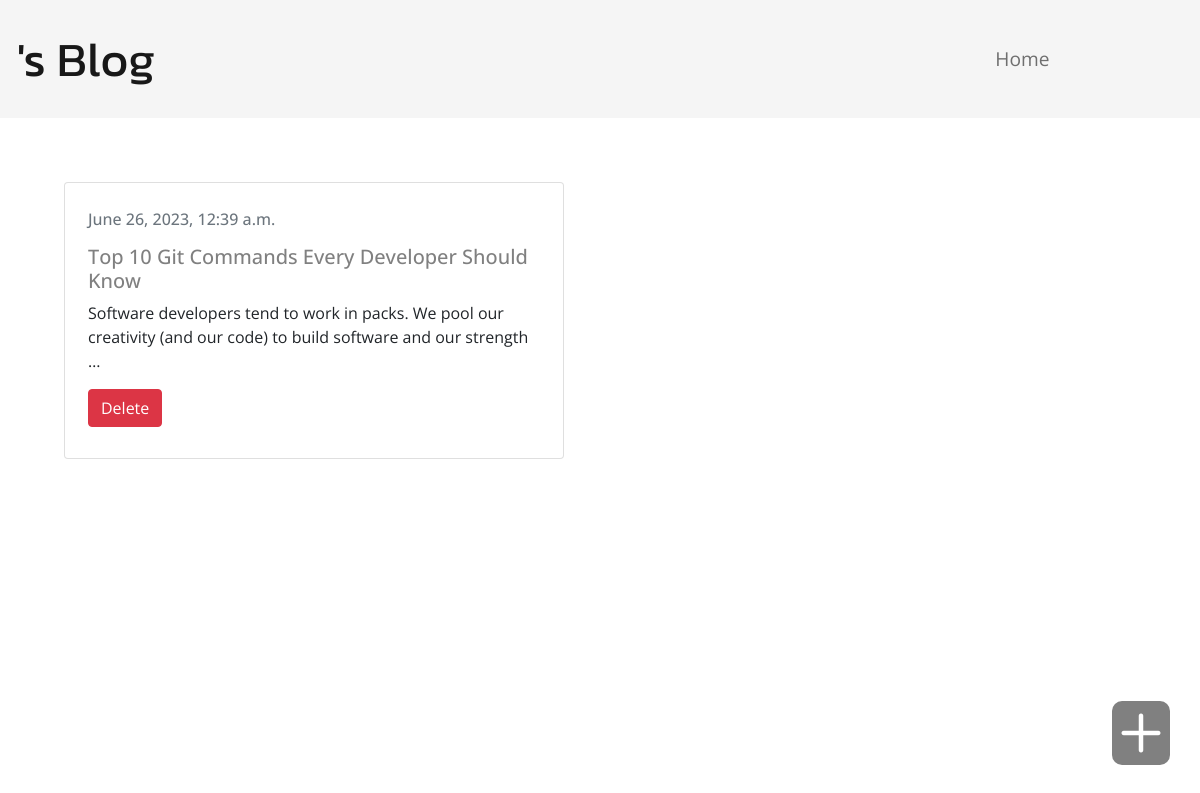
Screenshot of /myblog/2 with the database file from the repository.
### blogs/models.py (models this page shows)
class Post(models.Model):
    title = models.CharField(max_length=100)
    body = models.TextField(max_length=1000000)
    datetime = models.DateTimeField(default=datetime.now, blank=True)
    user = models.TextField(max_length=100000)

### blogs/views.py (the view)
# urls.py: path('myblog/<str:user_id>',views.myblog,name="myblog"),
def myblog(request,user_id):
    user = User.objects.get(id=user_id)
    print(user.username)
    posts = Post.objects.filter(user=user.username)
    posts_exist = Post.objects.filter(user=user.username).exists()
    print(posts)
    print(posts_exist)
    context = {
        "posts": posts,
        "posts_exist": posts_exist,
        }
    return render(request,'myblog.html',context)

### templates/myblog.html (shortened to what this page needs)
{% load static %}
<!doctype html>
<html lang="en">
<head>
    <link href="https://cdn.jsdelivr.net/npm/bootstrap@5.0.2/dist/css/bootstrap.min.css" rel="stylesheet"
>
    <link rel="stylesheet" href="{% static 'style.css' %}">
</head>
<body>
    <section class="nav">
        <div class="container-fluid" id="first-section">
            <nav class="navbar navbar-expand-lg navbar-light ">
                <div class="container-fluid">
                    <a class="navbar-brand" href="">
                        <span>
                            {{user.username.title}}'s
                        </span>
                         Blog</a>
                    <div class="collapse navbar-collapse" id="navbarNav">
                        <ul class="navbar-nav">
                            <li class="nav-item">
                                <a class="nav-link" aria-current="page" href="/">Home</a>
                            </li>
                        </ul>
                    </div>
                </div>
            </nav>
        </div>
    </section>
    <section class="blog">
        <div class="container-fluid">
            <div class="row">
                {% if posts_exist %}
                {% for post in posts reversed %}
                <div class="card col-lg-5">
                        <div class="card-body">
                            <a href="post/{{post.id}}">
                            <h6 class="card-subtitle mb-2 text-muted">{{post.datetime}}</h6>
                            <h5 class="card-title mt-3">{{post.title}}</h5>
                            </a>
                            <p class="card-text">{{post.body|truncatewords:20}}</p>
                            <a href="delete/{{post.id}}" ><button  id="delete-button" type="button" class="btn btn-danger">Delete</button></a>
                        </div>
                </div>
                {% endfor %}
                {% else %}
                <div class="card col-lg-6 m-auto mt-5">
                    <div class="card-body">
                        <h3>You have not created any post yet</h3>
                    </div>
                </div>
                {% endif %}
            </div>
    </section>
    {% if user.is_authenticated %}
    <a href="add"><i class="fa-regular fa-3x fa-plus fa-beat-fade"></i></a>
    {% else %}
    <a data-bs-toggle="modal" data-bs-target="#exampleModal"><i class="fa-regular fa-3x fa-plus fa-beat-fade"></i></a>
    {% endif %}
</body>
</html>

### static/style.css (style rules this page uses)
body { padding-bottom: 5%; font-family: 'sans-serif','Open sans'; }
#first-section { background-color: #f5f5f5; padding: 10px 5px; }
.navbar-brand { font-size: 3rem; font-family: 'Kanit','sans-serif'; }
.collapse { margin-left:55%; }
.nav-link { font-size: 1.2rem; }
a { text-decoration: none; color: grey; }
.card { padding: 15px 7px; margin-left: 4rem; margin-top:4rem; }
i { position: fixed; bottom: 35px; right: 30px; padding: 8px; background-color: grey; color: White; border-radius: 10px; }

### templates/myblog.html (style rules this page uses)
.collapse { margin-left: 70%; }

### rows the page displays
Post: datetime "June 26, 2023, 12:39 a.m.", title "Top 10 Git Commands Every Developer Should Know", body "Software developers tend to work in packs. We pool our creativity (and our code) to build software and our strength …"
